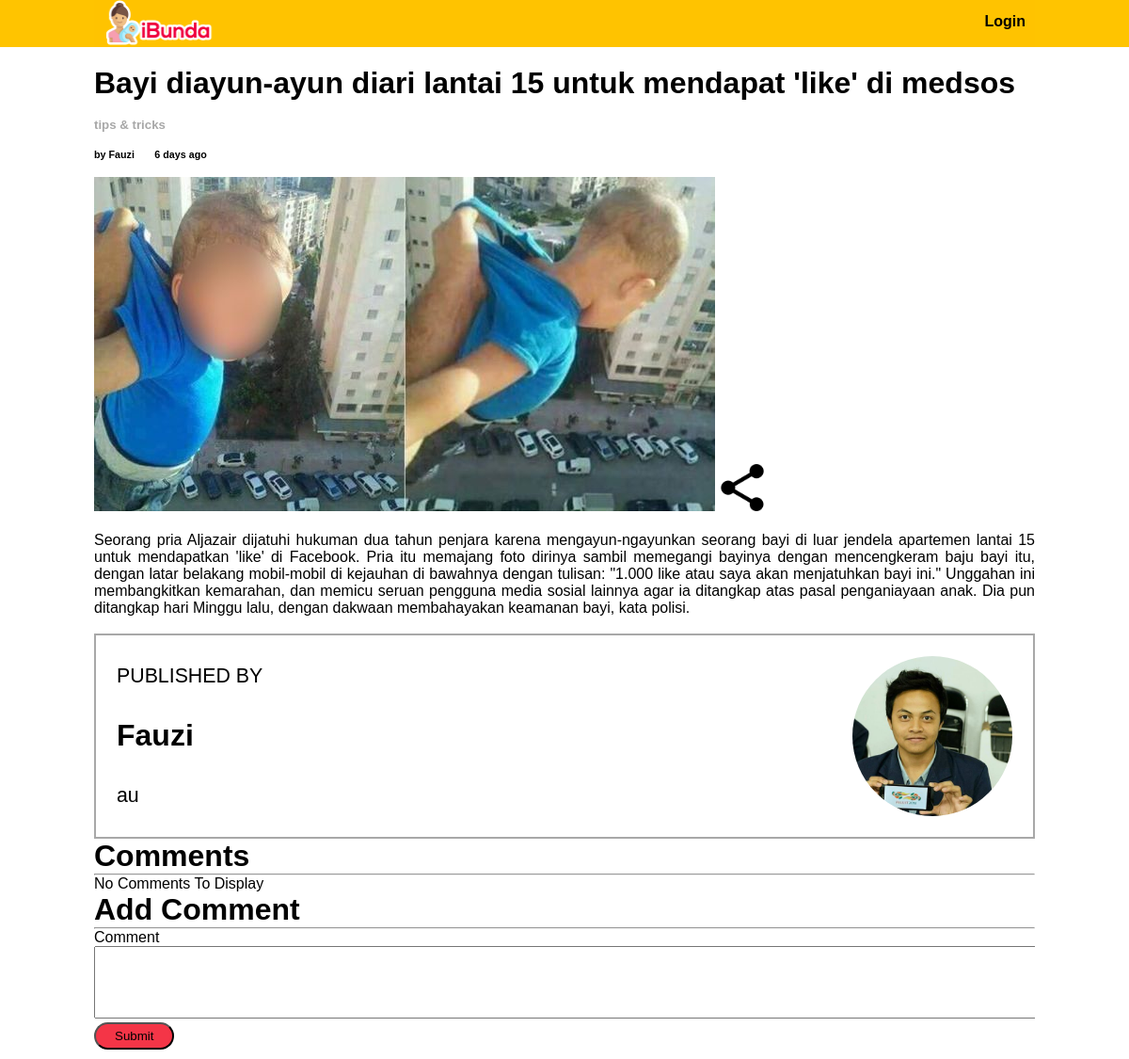
/detail_article/detail/7, run on the app's committed database.
### tables this page shows
CREATE TABLE `article` (
  `id` int(11) NOT NULL,
  `id_user` int(11) NOT NULL,
  `date` datetime NOT NULL DEFAULT CURRENT_TIMESTAMP,
  `stage` enum('0-6 bulan','7-11 bulan','1-3 tahun','ibu') NOT NULL,
  `topic` enum('kesehatan','tips & tricks','mitos','') NOT NULL,
  `title` varchar(255) NOT NULL,
  `picture` varchar(255) NOT NULL,
  `content` text NOT NULL
);

CREATE TABLE `user` (
  `id` int(11) NOT NULL,
  `name` varchar(255) NOT NULL,
  `password` varchar(255) NOT NULL,
  `email` varchar(255) NOT NULL,
  `forgot_password_code` varchar(255) NOT NULL,
  `profile_photo` varchar(255) NOT NULL,
  `member_since` datetime NOT NULL DEFAULT CURRENT_TIMESTAMP,
  `location` varchar(255) NOT NULL,
  `bio` varchar(255) NOT NULL
);

### application/views/layout.php (called while the page is built)
<?php
$this->load->view('component/header');
$this->load->view($content);

### application/controllers/Detail_article.php (called while the page is built, shortened)
<?php
class Detail_article extends MY_Controller {
    public function detail()
    {
        $id = $this->uri->segment(3);
        $data['content'] = 'page/detail/detail';
        $data['comment'] = $this->detail_m->get_comments($id);
        $data['article'] = $this->detail_m->get_detail($id);
        $this->load->view('layout', $data);
    }
}

### index.php (called while the page is built, shortened)
<?php
require_once BASEPATH.'core/CodeIgniter.php';

### application/models/Detail_m.php (called while the page is built, shortened)
<?php
class Detail_m extends CI_Model {
    public function get_detail($id = NULL)
    {
        $this->db->select("article.*, user.name, user.profile_photo, user.bio");
        $this->db->join('user', 'user.id = article.id_user');
        return $this->db->get_where('article', array('article.id' => (int)$id))->row();
    }
		public function get_comments($id)
        {
            $this->db->select("comment.*, user.name");
            $this->db->join('user', 'user.id = comment.id_user');
			$query = $this->db->get_where('comment', array('id_article' => $id));
			return $query->result_array();
		}
}

### application/views/page/detail/detail.php (the view, shortened to what this page needs)
<?php if($article): ?>
<div class="container">
	<div class="det detail">
		<div id="det article">
			<h1><?php echo $article->title?></h1><br>
            <h5 style="color:#a8a8a8"><?php echo $article->topic?></h6><br>
			<h6>by <?php echo $article->name?>&emsp;&emsp;6 days ago</h6><br>
			<img style="text-align: center;" src="<?php echo base_url()?>images/article_photo/<?php echo $article->picture?>">
			<img src="images/share.png" width="50px"><br><br>
			<p align="justify"><?php echo $article->content?></p>
			<br>
			<div class="author">
				<table>
					<tr>
						<td style="width: 670px;">PUBLISHED BY</td>
                        <td style="width: 300px;" rowspan="3"><img src="<?php echo base_url()?>images/profile_photo/<?php echo $article->profile_photo?>"></td>
                    </tr>
                    <tr>
						<td><h2><?php echo $article->name?></h2></td>
					</tr>
                    <tr>
						<td><p align="justify"><?php echo $article->bio?></p></td>
					</tr>
				</table>
			</div>
            <?php endif;?>
		<h1>Comments</h1>
        <hr />
        <?php error_reporting(0); if($comment) : ?>
        	<?php foreach($comment as $comments) : ?>
        		<div class="well">
        			<h5><?php echo $comments['name']; ?> </h5>
                    <p><?php echo $comments['comment']; ?></p>
        		</div>
        	<?php endforeach; ?>
        <?php else : ?>
        	<p>No Comments To Display</p>
        <?php endif; ?>
        <h1>Add Comment</h1>
        <hr />
        <?php echo form_open('detail_article/create/'.$article->id); ?>
        	<div class="form-group">
        		<label>Comment</label><br />
        		<textarea cols="136" rows="5" name="comment" class="form-control"></textarea>
        	</div>
        	<button class="btnsub" type="submit">Submit</button>
        </form>
	</div>
</div>

### css/style.css (style rules this page uses)
* { padding: 0; margin: 0; }
body { font-family: arial; position: relative; padding-bottom: 10px; }
.container { width: 1000px; margin: auto; overflow: hidden; }
.det .author { border-color: #a8a8a8; border-style: solid; border-width: 2px; padding: 15px; }
.author { border-color: #a8a8a8; border-style: solid; border-width: 2px; padding: 15px; font-size: 16pt; }
.author img { width: 170px; height: 170px; border-radius: 100%; float: right; }
.btnsub { background-color: #f43547; border-radius: 20px; padding: 5px 20px; }
table { border: none }
td { padding: 5px }

### data on the page
article: title "Bayi diayun-ayun diari lantai 15 untuk mendapat 'like' di medsos", topic "tips & tricks", id_user.name "Fauzi", picture (picture), content "Seorang pria Aljazair dijatuhi hukuman dua tahun penjara karena mengayun-ngayunkan seorang bayi di luar jendela apartemen lantai 15 untuk mendapatkan 'like' di Facebook. Pria itu memajang foto dirinya sambil memegangi bayinya dengan mencengkeram baju bayi itu, dengan latar belakang mobil-mobil di kejauhan di bawahnya dengan tulisan: \"1.000 like atau saya akan menjatuhkan bayi ini.\" Unggahan ini membangkitkan kemarahan, dan memicu seruan pengguna media sosial lainnya agar ia ditangkap atas pasal penganiayaan anak. Dia pun ditangkap hari Minggu lalu, dengan dakwaan membahayakan keamanan bayi, kata polisi.", id_user.profile_photo (picture), id_user.bio "au"
